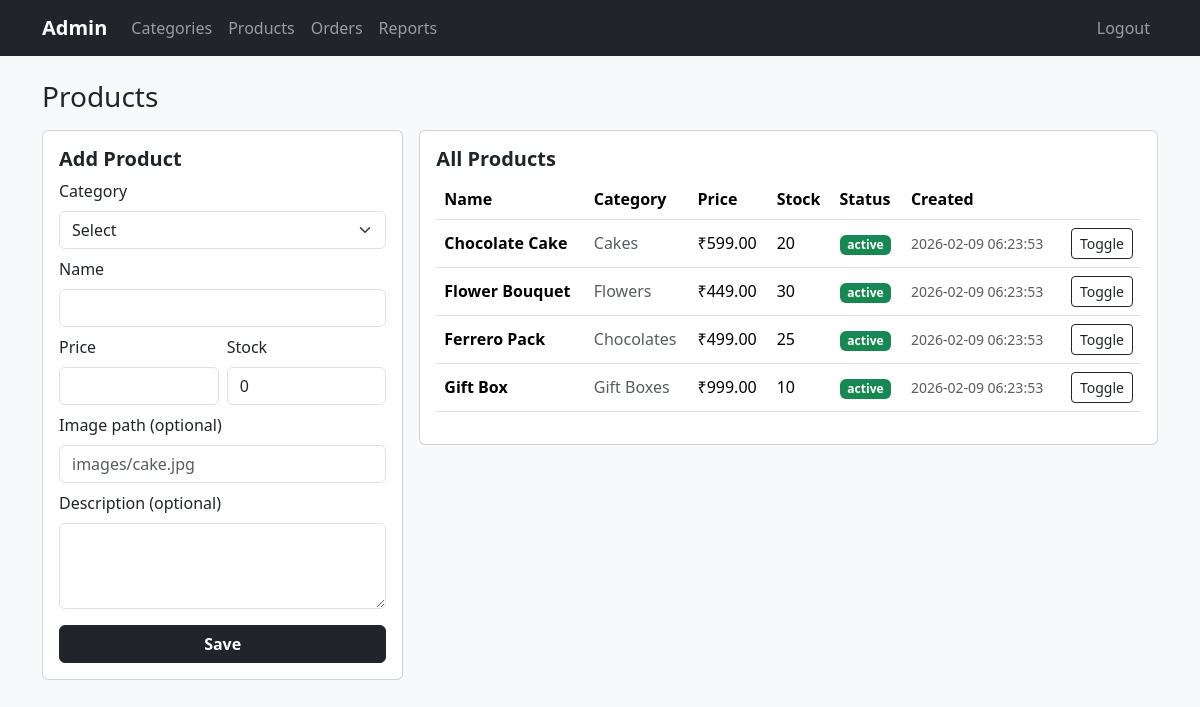
Screenshot of /admin/products.php (signed in) with the database file from the repository.
### tables this page shows
CREATE TABLE products (
  id INT AUTO_INCREMENT PRIMARY KEY,
  category_id INT NOT NULL,
  name VARCHAR(120) NOT NULL,
  slug VARCHAR(160) NOT NULL UNIQUE,
  description TEXT NULL,
  price DECIMAL(10,2) NOT NULL DEFAULT 0,
  stock INT NOT NULL DEFAULT 0,
  image VARCHAR(255) NULL,
  status TINYINT(1) NOT NULL DEFAULT 1,
  created_at DATETIME NOT NULL DEFAULT CURRENT_TIMESTAMP,
  CONSTRAINT fk_products_category
    FOREIGN KEY (category_id) REFERENCES categories(id)
    ON UPDATE CASCADE ON DELETE RESTRICT
);

CREATE TABLE categories (
  id INT AUTO_INCREMENT PRIMARY KEY,
  name VARCHAR(80) NOT NULL,
  slug VARCHAR(120) NOT NULL UNIQUE,
  image VARCHAR(255) NULL,
  status TINYINT(1) NOT NULL DEFAULT 1,
  created_at DATETIME NOT NULL DEFAULT CURRENT_TIMESTAMP
);

### helpers/functions.php (called while the page is built, shortened)
<?php
function e(string $value): string {
    return htmlspecialchars($value, ENT_QUOTES, 'UTF-8');
}
function url(string $base_path, string $path): string {
    $path = '/' . ltrim($path, '/');
    return $base_path . $path;
}
?>

### admin/products.php (the view, shortened to what this page needs)
<?php
require __DIR__ . '/../config/bootstrap.php';
$name = $price = $stock = $image = $description = '';
$products = $pdo->query("SELECT p.id,p.name,p.slug,p.price,p.stock,p.status,p.created_at,c.name AS category
                         FROM products p JOIN categories c ON c.id=p.category_id
                         ORDER BY p.created_at DESC")->fetchAll();
include __DIR__ . '/includes/top.php';
?>
<h3 class="mb-3">Products</h3>
<div class="row g-3">
  <div class="col-lg-4">
    <div class="card">
      <div class="card-body">
        <h5 class="fw-bold">Add Product</h5>
        <form method="post">
          <div class="mb-2">
            <label class="form-label">Category</label>
            <select class="form-select" name="category_id" required>
              <option value="">Select</option>
            </select>
          </div>
          <div class="mb-2">
            <label class="form-label">Name</label>
            <input class="form-control" name="name" value="<?= e($name) ?>" required>
          </div>
          <div class="row g-2">
            <div class="col-6">
              <label class="form-label">Price</label>
              <input class="form-control" name="price" value="<?= e($price) ?>" required>
            </div>
            <div class="col-6">
              <label class="form-label">Stock</label>
              <input class="form-control" name="stock" type="number" value="<?= (int)$stock ?>" required>
            </div>
          </div>
          <div class="mt-2">
            <label class="form-label">Image path (optional)</label>
            <input class="form-control" name="image" value="<?= e($image) ?>" placeholder="images/cake.jpg">
          </div>
          <div class="mt-2">
            <label class="form-label">Description (optional)</label>
            <textarea class="form-control" name="description" rows="3"><?= e($description) ?></textarea>
          </div>
          <button class="btn btn-dark fw-bold w-100 mt-3">Save</button>
        </form>
      </div>
    </div>
  </div>
  <div class="col-lg-8">
    <div class="card">
      <div class="card-body">
        <h5 class="fw-bold">All Products</h5>
        <div class="table-responsive">
          <table class="table align-middle">
            <thead><tr><th>Name</th><th>Category</th><th>Price</th><th>Stock</th><th>Status</th><th>Created</th><th></th></tr></thead>
            <tbody>
              <?php foreach($products as $p): ?>
                <tr>
                  <td class="fw-semibold"><?= e($p['name']) ?></td>
                  <td class="text-muted"><?= e($p['category']) ?></td>
                  <td>₹<?= e(number_format((float)$p['price'],2)) ?></td>
                  <td><?= (int)$p['stock'] ?></td>
                  <td><span class="badge text-bg-<?= $p['status']? 'success':'secondary' ?>"><?= $p['status']? 'active':'inactive' ?></span></td>
                  <td class="text-muted small"><?= e($p['created_at']) ?></td>
                  <td class="text-end">
                    <a class="btn btn-sm btn-outline-dark" href="<?= e(url($base_path,'admin/products.php?toggle='.(int)$p['id'])) ?>">Toggle</a>
                  </td>
                </tr>
              <?php endforeach; ?>
            </tbody>
          </table>
        </div>
      </div>
    </div>
  </div>
</div>
<?php include __DIR__ . '/includes/bottom.php'; ?>

### rows the page displays
products: name "Chocolate Cake", category.name "Cakes", price "599.00", stock "20", status "active", created_at "2026-02-09 06:23:53"
products: name "Flower Bouquet", category.name "Flowers", price "449.00", stock "30", status "active", created_at "2026-02-09 06:23:53"
products: name "Ferrero Pack", category.name "Chocolates", price "499.00", stock "25", status "active", created_at "2026-02-09 06:23:53"
products: name "Gift Box", category.name "Gift Boxes", price "999.00", stock "10", status "active", created_at "2026-02-09 06:23:53"
